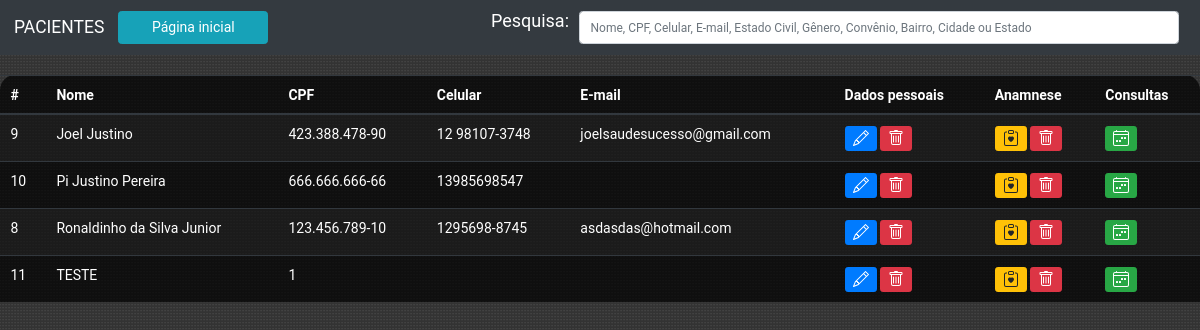
Before: /php/editar_dados/index.php with the older database file.
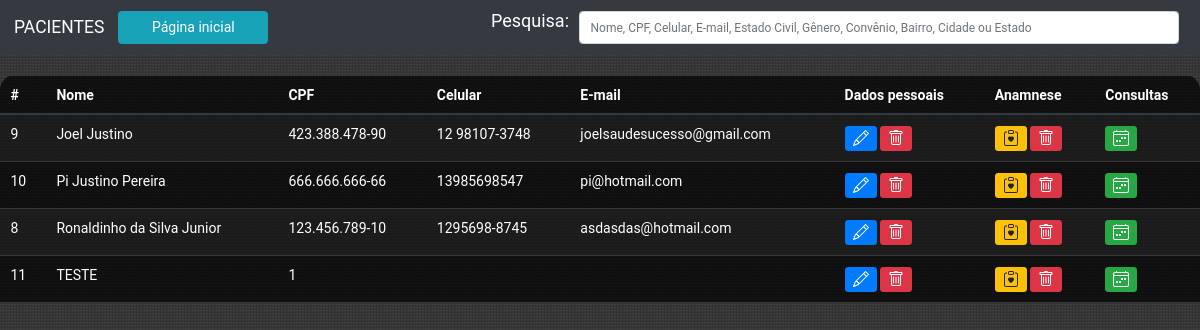
After: the same page with the newer database file.
### tables this page shows
CREATE TABLE `dados_paciente` (
  `id_pac` int(11) NOT NULL,
  `CPF` varchar(14) DEFAULT NULL,
  `nome` varchar(40) DEFAULT NULL,
  `celular` varchar(14) DEFAULT NULL,
  `idade` varchar(10) DEFAULT NULL,
  `estado_civil` varchar(30) DEFAULT NULL,
  `email` varchar(40) DEFAULT NULL,
  `work` varchar(40) DEFAULT NULL,
  `gender` varchar(10) DEFAULT NULL,
  `convenio` varchar(20) DEFAULT NULL,
  `CEP` varchar(20) DEFAULT NULL,
  `ad_number` varchar(10) DEFAULT NULL,
  `street` varchar(40) DEFAULT NULL,
  `district` varchar(40) DEFAULT NULL,
  `city` varchar(40) DEFAULT NULL,
  `state` varchar(10) DEFAULT NULL,
  `criado` varchar(30) DEFAULT NULL,
  `modificado` varchar(30) DEFAULT NULL
);

### php/editar_dados/home-padrao.php (the view, shortened to what this page needs)
<?php
	include_once('conexao.php');
	$sql = "SELECT * FROM dados_paciente ORDER BY nome ASC";
	$result = $conn->query($sql);
?>
<div id="tabela-dados">
	<table class="table table-striped table-dark table-bg">
		<thead>
			<tr>
			<th scope="col">#</th>
			<th scope="col">Nome</th>
			<th scope="col">CPF</th>
			<th scope="col">Celular</th>
			<th scope="col">E-mail</th>
			<th scope="col">Dados pessoais</th>
			<th scope="col">Anamnese</th>
			<th scope="col">Consultas</th>
			</tr>
		</thead>
		<tbody>
			<?php
				while($user_data = mysqli_fetch_assoc($result)){
					echo "<tr>";
					echo "<td>".$user_data['id_pac']."</td>";
					echo "<td>".$user_data['nome']."</td>";
					echo "<td>".$user_data['CPF']."</td>";
					echo "<td>".$user_data['celular']."</td>";
					echo "<td>".$user_data['email']."</td>";
					echo
					"<td>
						<a class='btn btn-sm btn-primary' href='editar_usuario.php?id_pac=$user_data[id_pac]'>
							<svg xmlns='http://www.w3.org/2000/svg' width='16' height='16' fill='currentColor' class='bi bi-pencil' viewBox='0 0 16 16'>
								<path d='M12.146.146a.5.5 0 0 1 .708 0l3 3a.5.5 0 0 1 0 .708l-10 10a.5.5 0 0 1-.168.11l-5 2a.5.5 0 0 1-.65-.65l2-5a.5.5 0 0 1 .11-.168l10-10zM11.207 2.5 13.5 4.793 14.793 3.5 12.5 1.207 11.207 2.5zm1.586 3L10.5 3.207 4 9.707V10h.5a.5.5 0 0 1 .5.5v.5h.5a.5.5 0 0 1 .5.5v.5h.293l6.5-6.5zm-9.761 5.175-.106.106-1.528 3.821 3.821-1.528.106-.106A.5.5 0 0 1 5 12.5V12h-.5a.5.5 0 0 1-.5-.5V11h-.5a.5.5 0 0 1-.468-.325z'/>
							</svg>
						</a>
						<a class='btn btn-sm btn-danger' href='proc_apagar_usuario.php?id_pac=$user_data[id_pac]' data-confirm='Tem certeza de que deseja excluir o usuário selecionado?'>
							<svg xmlns='http://www.w3.org/2000/svg' width='16' height='16' fill='currentColor' class='bi bi-trash' viewBox='0 0 16 16'>
								<path d='M5.5 5.5A.5.5 0 0 1 6 6v6a.5.5 0 0 1-1 0V6a.5.5 0 0 1 .5-.5Zm2.5 0a.5.5 0 0 1 .5.5v6a.5.5 0 0 1-1 0V6a.5.5 0 0 1 .5-.5Zm3 .5a.5.5 0 0 0-1 0v6a.5.5 0 0 0 1 0V6Z'/>
								<path d='M14.5 3a1 1 0 0 1-1 1H13v9a2 2 0 0 1-2 2H5a2 2 0 0 1-2-2V4h-.5a1 1 0 0 1-1-1V2a1 1 0 0 1 1-1H6a1 1 0 0 1 1-1h2a1 1 0 0 1 1 1h3.5a1 1 0 0 1 1 1v1ZM4.118 4 4 4.059V13a1 1 0 0 0 1 1h6a1 1 0 0 0 1-1V4.059L11.882 4H4.118ZM2.5 3h11V2h-11v1Z'/>
							</svg>
						</a>
					</td>";
					echo
					"<td>
						<a class='btn btn-sm btn-warning' href='editar_anamnese.php?CPF=$user_data[CPF]'>
							<svg xmlns='http://www.w3.org/2000/svg' width='16' height='16' fill='currentColor' class='bi bi-clipboard-heart' viewBox='0 0 16 16'>
								<path fill-rule='evenodd' d='M5 1.5A1.5 1.5 0 0 1 6.5 0h3A1.5 1.5 0 0 1 11 1.5v1A1.5 1.5 0 0 1 9.5 4h-3A1.5 1.5 0 0 1 5 2.5v-1Zm5 0a.5.5 0 0 0-.5-.5h-3a.5.5 0 0 0-.5.5v1a.5.5 0 0 0 .5.5h3a.5.5 0 0 0 .5-.5v-1Z'/>
								<path d='M3 1.5h1v1H3a1 1 0 0 0-1 1V14a1 1 0 0 0 1 1h10a1 1 0 0 0 1-1V3.5a1 1 0 0 0-1-1h-1v-1h1a2 2 0 0 1 2 2V14a2 2 0 0 1-2 2H3a2 2 0 0 1-2-2V3.5a2 2 0 0 1 2-2Z'/>
								<path d='M8 6.982C9.664 5.309 13.825 8.236 8 12 2.175 8.236 6.336 5.31 8 6.982Z'/>
							</svg>
						</a>
						<a class='btn btn-sm btn-danger' href='proc_apagar_anamnese.php?CPF=$user_data[CPF]' data-confirm='Tem certeza de que deseja excluir a ficha de anamnese selecionada?'>
							<svg xmlns='http://www.w3.org/2000/svg' width='16' height='16' fill='currentColor' class='bi bi-trash' viewBox='0 0 16 16'>
								<path d='M5.5 5.5A.5.5 0 0 1 6 6v6a.5.5 0 0 1-1 0V6a.5.5 0 0 1 .5-.5Zm2.5 0a.5.5 0 0 1 .5.5v6a.5.5 0 0 1-1 0V6a.5.5 0 0 1 .5-.5Zm3 .5a.5.5 0 0 0-1 0v6a.5.5 0 0 0 1 0V6Z'/>
								<path d='M14.5 3a1 1 0 0 1-1 1H13v9a2 2 0 0 1-2 2H5a2 2 0 0 1-2-2V4h-.5a1 1 0 0 1-1-1V2a1 1 0 0 1 1-1H6a1 1 0 0 1 1-1h2a1 1 0 0 1 1 1h3.5a1 1 0 0 1 1 1v1ZM4.118 4 4 4.059V13a1 1 0 0 0 1 1h6a1 1 0 0 0 1-1V4.059L11.882 4H4.118ZM2.5 3h11V2h-11v1Z'/>
							</svg>
						</a>
					</td>";
					echo
					"<td>
						<a class='btn btn-sm btn-success' href='consultas.php?nome=$user_data[nome]'>
							<svg xmlns='http://www.w3.org/2000/svg' width='16' height='16' fill='currentColor' class='bi bi-calendar4-week' viewBox='0 0 16 16'>
								<path d='M3.5 0a.5.5 0 0 1 .5.5V1h8V.5a.5.5 0 0 1 1 0V1h1a2 2 0 0 1 2 2v11a2 2 0 0 1-2 2H2a2 2 0 0 1-2-2V3a2 2 0 0 1 2-2h1V.5a.5.5 0 0 1 .5-.5zM2 2a1 1 0 0 0-1 1v1h14V3a1 1 0 0 0-1-1H2zm13 3H1v9a1 1 0 0 0 1 1h12a1 1 0 0 0 1-1V5z'/>
								<path d='M11 7.5a.5.5 0 0 1 .5-.5h1a.5.5 0 0 1 .5.5v1a.5.5 0 0 1-.5.5h-1a.5.5 0 0 1-.5-.5v-1zm-3 0a.5.5 0 0 1 .5-.5h1a.5.5 0 0 1 .5.5v1a.5.5 0 0 1-.5.5h-1a.5.5 0 0 1-.5-.5v-1zm-2 3a.5.5 0 0 1 .5-.5h1a.5.5 0 0 1 .5.5v1a.5.5 0 0 1-.5.5h-1a.5.5 0 0 1-.5-.5v-1zm-3 0a.5.5 0 0 1 .5-.5h1a.5.5 0 0 1 .5.5v1a.5.5 0 0 1-.5.5h-1a.5.5 0 0 1-.5-.5v-1z'/>
							</svg>
						</a>
					</td>";
					echo "</tr>";
				}
			?>
	</table>
</div>

### php/editar_dados/index.php (shortened to what this page needs)
<?php
	include_once('conexao.php');
?>
<html>
	<head>
		<?php include "./header.php"; ?>
	</head>
	<body>
            <nav class="navbar navbar-expand-lg navbar-dark bg-dark">
                <a class="navbar-brand" href="#">PACIENTES</a>
                <div class="collapse navbar-collapse" id="navbarSupportedContent">
                    <ul class="navbar-nav mr-auto">
                        <li class="nav-item active">
                                <button type="button" class="btn btn-info" style='width:150px;'><a href="../index.php" style="text-decoration:none; color:white;">Página inicial</a></button>
                        </li>
                    </ul>
                    <form class="form-inline my-2 my-lg-0">
                            <form method="POST" id="form-pesquisa" action="">
                                <p style="font-size:18px; color:white;">Pesquisa:</p>
                                <div class="form-row">
                                    <div class="col-6">
                                        <input style="font-size:12px; color:black; width: 600px; margin-left:10px;" type="search" name="pesquisa" id="pesquisa" class="form-control mr-sm-2" placeholder="Nome, CPF, Celular, E-mail, Estado Civil, Gênero, Convênio, Bairro, Cidade ou Estado">
                                    </div>
                                </div>
                            </form>
                    </form>
                </div>
            </nav>
            <div id="home-editar">
                <?php include "./home-padrao.php"; ?>
            </div>
	</body>
</html>

### php/editar_dados/header.php (shortened to what this page needs)
<link href='../../css/style.css' rel='stylesheet' />
<link rel="stylesheet" href="https://cdn.jsdelivr.net/npm/bootstrap@4.1.3/dist/css/bootstrap.min.css">

### css/style.css (style rules this page uses)
* { font-family: 'Roboto', sans-serif; font-size: 14px; margin: 0; padding: 0; }
html { height: 100%; }
body { min-height: 100vh ; display: flex; flex-direction: column; background-image: url("../images/pattern.png"),url('../images/img-3.png'); background-position: 48% 61%; }
#tabela-dados { margin-top: 20px; }

### php/editar_dados/header.php (style rules this page uses)
body { background-image: url("../../images/pattern.png"); }

### php/editar_dados/index.php (style rules this page uses)
.table-bg { background: rgba(0,0,0,0.7); border-radius: 15px 15px 0 0; }

Changed rows visible on the page:
changed dados_paciente "Pi Justino Pereira": email (not shown) → "pi@hotmail.com"
